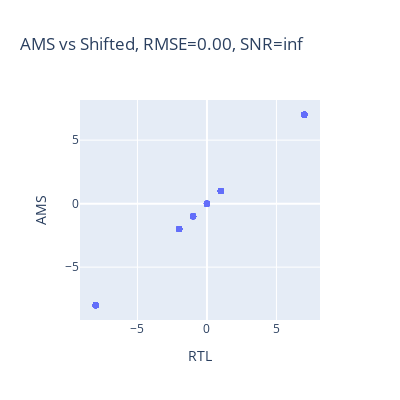

Notebook code cell kept with this figure:
### Markdown cell above
### Comparing AMS vs RTL simulations of QRAcc

### Code cell
ams = np.loadtxt('../tb/qracc/inputs/adc_out.txt')
rtl = np.loadtxt('../tb/qracc/inputs/adc_out_rtlsims.txt')

ams_df = df(ams)
rtl_df = df(rtl)

# ams_df['Row'] = ams_df.index
# rtl_df['Row'] = rtl_df.index

ams_df = ams_df.melt(
    ignore_index=False,
    var_name='Column',
    value_name='ADC_OUT_AMS',
)
rtl_df = rtl_df.melt(
    ignore_index=False,
    var_name='Column',
    value_name='ADC_OUT_RTL',
)
ams_df['Row'] = ams_df.index
rtl_df['Row'] = rtl_df.index
# Join the two dataframes
adc_df = pd.merge(ams_df, rtl_df)

rtl_fp = rtl.flatten()/2**3
ams_fp = ams.flatten()/2**3

err =   rtl_fp - ams_fp
snr = 20*np.log(np.var(rtl_fp) / np.var(err))

rmse = np.sqrt(np.mean((rtl.flatten() - ams.flatten())**2))
fig = px.scatter(adc_df, y='ADC_OUT_AMS', x='ADC_OUT_RTL', width=400, height=400, title=f'AMS vs Shifted, RMSE={rmse:.2f}, SNR={snr:.2f}', labels={'ADC_OUT_AMS':'AMS','ADC_OUT_RTL':'RTL'})
fig.show()
fig.write_image('../images/rtl_vs_ams.svg')

### Figure 1 — Plotly figure (JSON) as saved in the notebook; plotly's stock layout.template omitted (floating-point values rounded to 4 significant figures; data arrays with more than 128 entries replaced by an {"elided": "..."} marker saying what was removed)
{"data": [{"hovertemplate": "RTL=%{x}<br>AMS=%{y}<extra></extra>", "legendgroup": "", "marker": {"color": "#636efa", "symbol": "circle"}, "mode": "markers", "name": "", "orientation": "v", "showlegend": false, "type": "scatter", "x": {"elided": "320 int values"}, "xaxis": "x", "y": {"elided": "320 int values"}, "yaxis": "y"}], "layout": {"height": 400, "legend": {"tracegroupgap": 0}, "title": {"text": "AMS vs Shifted, RMSE=0.00, SNR=inf"}, "width": 400, "xaxis": {"anchor": "y", "domain": [0, 1], "title": {"text": "RTL"}}, "yaxis": {"anchor": "x", "domain": [0, 1], "title": {"text": "AMS"}}}}
